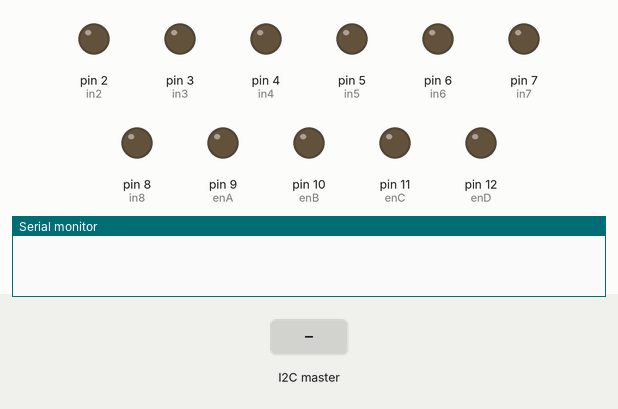
Simulated run of this sketch. Board: Arduino Uno, built with avr-gcc and run on an emulated ATmega328P. On the bench: output pins drawn as LEDs (lit = HIGH), the last lines printed to the serial monitor. The inputs (shaded band) are chosen by the test bench. Pins used as bus, display or sensor lines are not drawn.

Above: at 1.2 s.
1.3 s: the I2C master sends the byte 1
At 1.8 s:
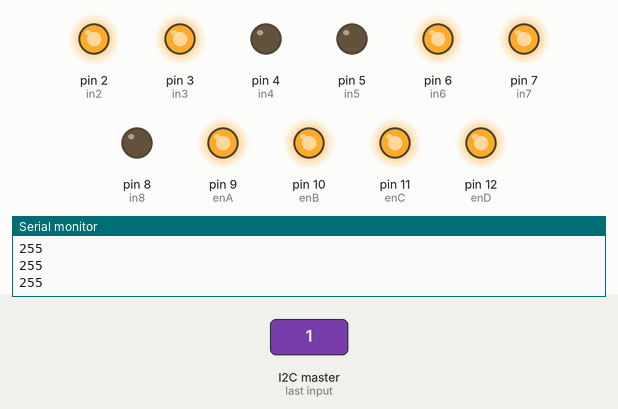
2.8 s: the I2C master sends the byte 0
At 4.0 s:
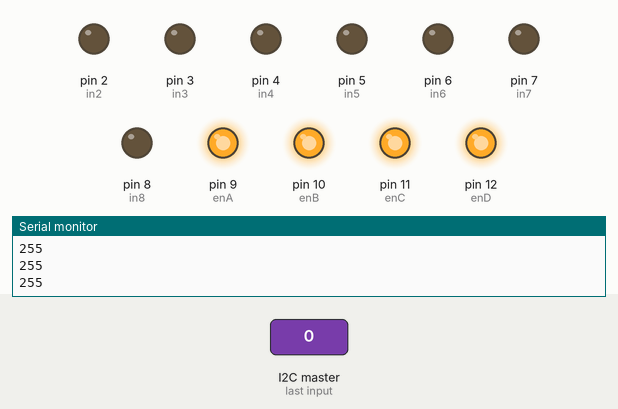
4.3 s: the I2C master sends the byte 2
At 5.3 s:
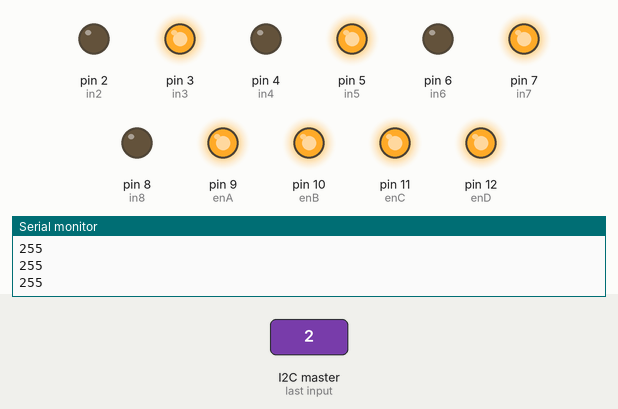
Timing chart, 0 to 7.3 s (numbered marks = the images above; inputs shaded):
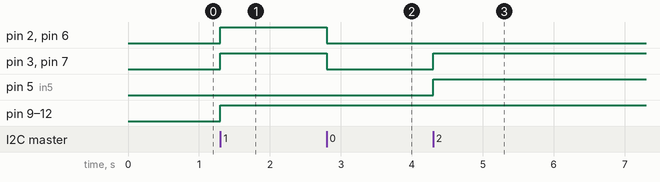

The sketch:

PWM.ino
```cpp
#include<Wire.h>
#define SLAVE_ADDRESS 0x8
int in1 = 1;
int in2 = 2;
int in3 = 3;
int in4 = 4;
int in5 = 5;
int in6 = 6;
int in7 = 7;
int in8 = 8;
int enA = 9;
int enB = 10;
int enC = 11;
int enD = 12;
byte arr[]={0,0,0,0};
void setup() {
  Wire.begin(SLAVE_ADDRESS);
  Wire.onReceive(receiveEvent);
  Serial.begin(9600);
  pinMode(in1, OUTPUT);
  pinMode(in2, OUTPUT);
  pinMode(enA, OUTPUT);
  pinMode(in3, OUTPUT);
  pinMode(in4, OUTPUT);
  pinMode(enB, OUTPUT);
  pinMode(in5, OUTPUT);
  pinMode(in6, OUTPUT);
  pinMode(in7, OUTPUT);
  pinMode(in8, OUTPUT);
  pinMode(enC, OUTPUT);
  pinMode(enD, OUTPUT);
}
void receiveEvent(int howMany) {

  while (0<Wire.available()) {
    for(int i =0; i<4;i++){
    byte x = Wire.read();
    arr[i]=x;
    }
  Serial.println(arr[0]);
  Serial.println(arr[1]);
  Serial.println(arr[2]);
  Serial.println(arr[3]);
}
if(arr[0]==0){
  digitalWrite(in1, LOW);
  digitalWrite(in2, LOW);
  digitalWrite(in3, LOW);
  digitalWrite(in4, LOW);
  digitalWrite(in5, LOW);
  digitalWrite(in6, LOW);
  digitalWrite(in7, LOW);
  digitalWrite(in8, LOW);
  analogWrite(enB,arr[2]);
  analogWrite(enA,arr[2]);
  analogWrite(enC,arr[2]);
  analogWrite(enD,arr[2]);
}
else if (arr[0]==1){
  digitalWrite(in1, LOW);
  digitalWrite(in2, HIGH);
  digitalWrite(in3, HIGH);
  digitalWrite(in4, LOW);
    digitalWrite(in5, LOW);
  digitalWrite(in6, HIGH);
  digitalWrite(in7, HIGH);
  digitalWrite(in8, LOW);
  analogWrite(enB,arr[2]);
  analogWrite(enA,arr[2]);
  analogWrite(enC,arr[2]);
  analogWrite(enD,arr[2]);
  }
else if(arr[0]==2){
  digitalWrite(in1, HIGH);
  digitalWrite(in2, LOW);
  digitalWrite(in3, HIGH);
  digitalWrite(in4, LOW);
  digitalWrite(in5, HIGH);
  digitalWrite(in6, LOW);
  digitalWrite(in7, HIGH);
  digitalWrite(in8, LOW);
  analogWrite(enB,arr[2]);
  analogWrite(enA,arr[2]);
  analogWrite(enC,arr[2]);
  analogWrite(enD,arr[2]);
}
else if(arr[0]==3){
  digitalWrite(in1, LOW);
  digitalWrite(in2, HIGH);
  digitalWrite(in3, HIGH);
  digitalWrite(in4, LOW);
  digitalWrite(in5, LOW);
  digitalWrite(in6, HIGH);
  digitalWrite(in7, HIGH);
  digitalWrite(in8, LOW);
  analogWrite(enB,arr[2]);
  analogWrite(enA,arr[2]);
  analogWrite(enC,arr[2]);
  analogWrite(enD,arr[2]);
}
else if(arr[0]==4){
  digitalWrite(in1, HIGH);
  digitalWrite(in2, LOW);
  digitalWrite(in3, LOW);
  digitalWrite(in4, HIGH);
  digitalWrite(in5, HIGH);
  digitalWrite(in6, LOW);
  digitalWrite(in7, LOW);
  digitalWrite(in8, HIGH);
  analogWrite(enB,arr[2]);
  analogWrite(enA,arr[2]);
  analogWrite(enC,arr[2]);
  analogWrite(enD,arr[2]);
}
}
void loop() {

}
```

Measured:
- after the input at 1.3 s, pin 2 (in2), pin 3 (in3), pin 6 (in6), pin 7 (in7), pin 9 (enA), pin 10 (enB), pin 11 (enC), pin 12 (enD): LOW → HIGH at once
- after the input at 2.8 s, pin 2 (in2), pin 3 (in3), pin 6 (in6), pin 7 (in7): HIGH → LOW at once
- after the input at 4.3 s, pin 3 (in3), pin 5 (in5), pin 7 (in7): LOW → HIGH at once
